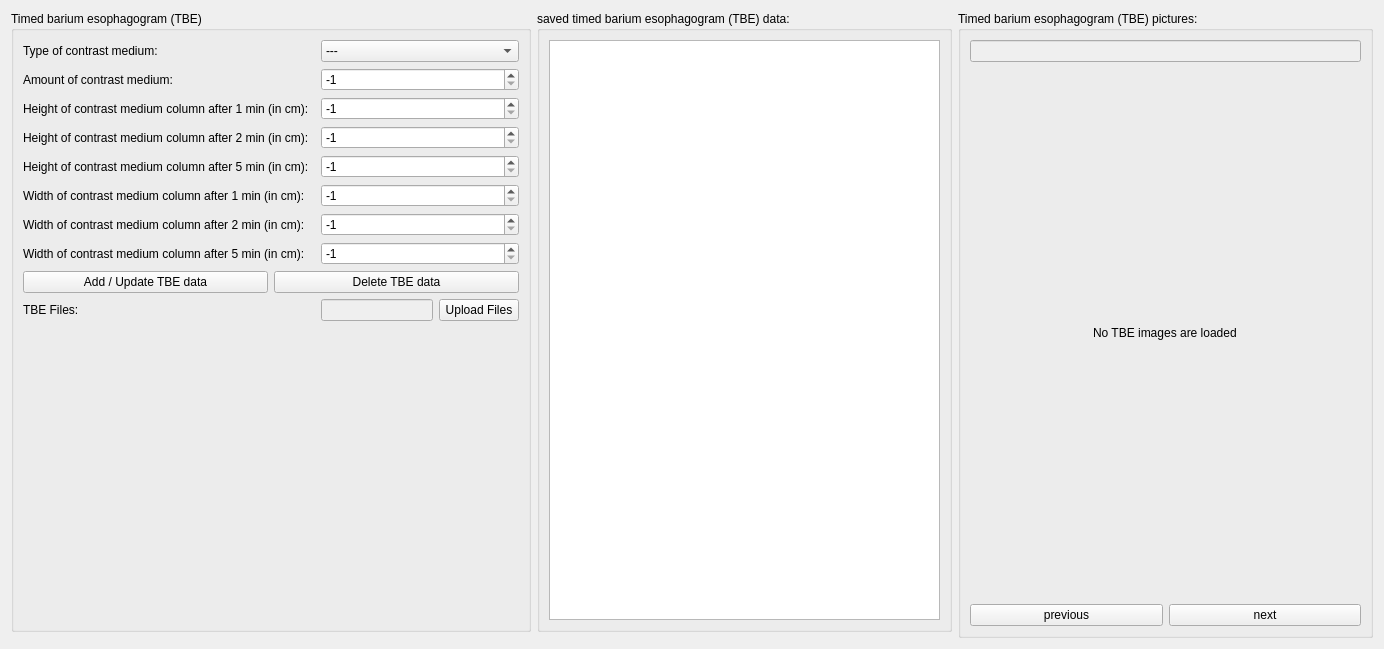
          <widget class="QWidget" name="xray">
           <property name="geometry">
            <rect>
             <x>0</x>
             <y>0</y>
             <width>1384</width>
             <height>649</height>
            </rect>
           </property>
           <attribute name="label">
            <string>Timed barium esophagogram (TBE)</string>
           </attribute>
           <layout class="QGridLayout" name="gridLayout_33">
            <item row="0" column="1">
             <widget class="QGroupBox" name="groupBox_29">
              <property name="title">
               <string>saved timed barium esophagogram (TBE) data:</string>
              </property>
              <layout class="QGridLayout" name="gridLayout_38">
               <item row="0" column="0">
                <widget class="QTextEdit" name="tbe_text">
                 <property name="readOnly">
                  <bool>true</bool>
                 </property>
                </widget>
               </item>
              </layout>
             </widget>
            </item>
            <item row="0" column="2" rowspan="2">
             <widget class="QGroupBox" name="groupBox_21">
              <property name="sizePolicy">
               <sizepolicy hsizetype="Expanding" vsizetype="Preferred">
                <horstretch>0</horstretch>
                <verstretch>0</verstretch>
               </sizepolicy>
              </property>
              <property name="title">
               <string>Timed barium esophagogram (TBE) pictures:</string>
              </property>
              <layout class="QGridLayout" name="gridLayout_64">
               <item row="0" column="0">
                <widget class="QLineEdit" name="lineEdit_4">
                 <property name="enabled">
                  <bool>false</bool>
                 </property>
                </widget>
               </item>
               <item row="1" column="0" alignment="Qt::AlignHCenter">
                <widget class="QLabel" name="tbe_imageview">
                 <property name="sizePolicy">
                  <sizepolicy hsizetype="Preferred" vsizetype="Expanding">
                   <horstretch>0</horstretch>
                   <verstretch>0</verstretch>
                  </sizepolicy>
                 </property>
                 <property name="text">
                  <string>No TBE images are loaded</string>
                 </property>
                </widget>
               </item>
               <item row="3" column="0">
                <layout class="QHBoxLayout" name="horizontalLayout_2">
                 <item>
                  <widget class="QPushButton" name="tbe_previous_button">
                   <property name="text">
                    <string>previous</string>
                   </property>
                  </widget>
                 </item>
                 <item>
                  <widget class="QPushButton" name="tbe_next_button">
                   <property name="text">
                    <string>next</string>
                   </property>
                  </widget>
                 </item>
                </layout>
               </item>
              </layout>
             </widget>
            </item>
            <item row="0" column="0">
             <widget class="QGroupBox" name="groupBox_28">
              <property name="title">
               <string>Timed barium esophagogram (TBE)</string>
              </property>
              <layout class="QGridLayout" name="gridLayout_37">
               <item row="1" column="2">
                <widget class="QSpinBox" name="tbe_amount_cm_spin">
                 <property name="minimum">
                  <number>-1</number>
                 </property>
                 <property name="maximum">
                  <number>20</number>
                 </property>
                 <property name="value">
                  <number>-1</number>
                 </property>
                </widget>
               </item>
               <item row="5" column="2">
                <widget class="QSpinBox" name="tbe_width_cm_1_spin">
                 <property name="minimum">
                  <number>-1</number>
                 </property>
                 <property name="maximum">
                  <number>20</number>
                 </property>
                 <property name="value">
                  <number>-1</number>
                 </property>
                </widget>
               </item>
               <item row="6" column="2">
                <widget class="QSpinBox" name="tbe_width_cm_2_spin">
                 <property name="minimum">
                  <number>-1</number>
                 </property>
                 <property name="maximum">
                  <number>20</number>
                 </property>
                 <property name="value">
                  <number>-1</number>
                 </property>
                </widget>
               </item>
               <item row="2" column="2">
                <widget class="QSpinBox" name="tbe_height_cm_1_spin">
                 <property name="minimum">
                  <number>-1</number>
                 </property>
                 <property name="maximum">
                  <number>20</number>
                 </property>
                 <property name="value">
                  <number>-1</number>
                 </property>
                </widget>
               </item>
               <item row="3" column="2">
                <widget class="QSpinBox" name="tbe_height_cm_2_spin">
                 <property name="minimum">
                  <number>-1</number>
                 </property>
                 <property name="maximum">
                  <number>20</number>
                 </property>
                 <property name="value">
                  <number>-1</number>
                 </property>
                </widget>
               </item>
               <item row="4" column="2">
                <widget class="QSpinBox" name="tbe_height_cm_5_spin">
                 <property name="minimum">
                  <number>-1</number>
                 </property>
                 <property name="maximum">
                  <number>20</number>
                 </property>
                 <property name="value">
                  <number>-1</number>
                 </property>
                </widget>
               </item>
               <item row="7" column="2">
                <widget class="QSpinBox" name="tbe_width_cm_5_spin">
                 <property name="minimum">
                  <number>-1</number>
                 </property>
                 <property name="maximum">
                  <number>20</number>
                 </property>
                 <property name="value">
                  <number>-1</number>
                 </property>
                </widget>
               </item>
               <item row="6" column="0">
                <widget class="QLabel" name="label_51">
                 <property name="text">
                  <string>Width of contrast medium column after 2 min (in cm):</string>
                 </property>
                </widget>
               </item>
               <item row="9" column="0">
                <widget class="QLabel" name="label_45">
                 <property name="text">
                  <string>TBE Files:</string>
                 </property>
                </widget>
               </item>
               <item row="9" column="2">
                <layout class="QHBoxLayout" name="horizontalLayout_9">
                 <item>
                  <widget class="QLineEdit" name="tbe_file_text">
                   <property name="enabled">
                    <bool>false</bool>
                   </property>
                   <property name="readOnly">
                    <bool>true</bool>
                   </property>
                  </widget>
                 </item>
                 <item>
                  <widget class="QPushButton" name="tbe_file_upload_button">
                   <property name="text">
                    <string>Upload Files</string>
                   </property>
                  </widget>
                 </item>
                </layout>
               </item>
               <item row="1" column="0">
                <widget class="QLabel" name="label_54">
                 <property name="text">
                  <string>Amount of contrast medium:</string>
                 </property>
                </widget>
               </item>
               <item row="0" column="2">
                <widget class="QComboBox" name="tbe_cm_dropdown">
                 <item>
                  <property name="text">
                   <string>---</string>
                  </property>
                 </item>
                 <item>
                  <property name="text">
                   <string>barium sulfate</string>
                  </property>
                 </item>
                 <item>
                  <property name="text">
                   <string>water-soluble contrast medium</string>
                  </property>
                 </item>
                </widget>
               </item>
               <item row="0" column="0">
                <widget class="QLabel" name="label_52">
                 <property name="text">
                  <string>Type of contrast medium:</string>
                 </property>
                </widget>
               </item>
               <item row="2" column="0">
                <widget class="QLabel" name="label_44">
                 <property name="text">
                  <string>Height of contrast medium column after 1 min (in cm):</string>
                 </property>
                </widget>
               </item>
               <item row="5" column="0">
                <widget class="QLabel" name="label_47">
                 <property name="text">
                  <string>Width of contrast medium column after 1 min (in cm):</string>
                 </property>
                </widget>
               </item>
               <item row="4" column="0">
                <widget class="QLabel" name="label_50">
                 <property name="text">
                  <string>Height of contrast medium column after 5 min (in cm):</string>
                 </property>
                </widget>
               </item>
               <item row="3" column="0">
                <widget class="QLabel" name="label_48">
                 <property name="text">
                  <string>Height of contrast medium column after 2 min (in cm):</string>
                 </property>
                </widget>
               </item>
               <item row="7" column="0">
                <widget class="QLabel" name="label_53">
                 <property name="text">
                  <string>Width of contrast medium column after 5 min (in cm):</string>
                 </property>
                </widget>
               </item>
               <item row="10" column="2">
                <spacer name="verticalSpacer_13">
                 <property name="orientation">
                  <enum>Qt::Vertical</enum>
                 </property>
                 <property name="sizeHint" stdset="0">
                  <size>
                   <width>20</width>
                   <height>40</height>
                  </size>
                 </property>
                </spacer>
               </item>
               <item row="8" column="0" colspan="3">
                <layout class="QHBoxLayout" name="horizontalLayout_3">
                 <item>
                  <widget class="QPushButton" name="add_tbe_button">
                   <property name="text">
                    <string>Add / Update TBE data</string>
                   </property>
                  </widget>
                 </item>
                 <item>
                  <widget class="QPushButton" name="delete_tbe_button">
                   <property name="text">
                    <string>Delete TBE data</string>
                   </property>
                  </widget>
                 </item>
                </layout>
               </item>
              </layout>
             </widget>
            </item>
           </layout>
          </widget>
